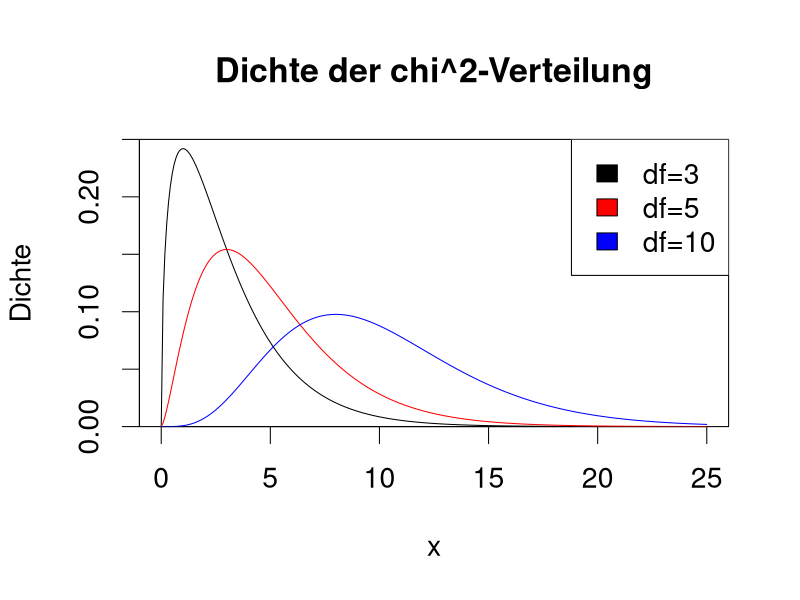

The R source for this figure:
## ---- chunk 1
#| echo: FALSE
x <- seq(from=0, to=25, length=300)
par(cex=1.7)
plot(x, dchisq(x, df=3),
     type="l",
     main="Dichte der chi^2-Verteilung",
     xlab="x",
     ylab="Dichte",
     yaxs="i",
     ylim=c(0, 0.25))
lines(x, dchisq(x, df=5), col="red")
lines(x, dchisq(x, df=10), col="blue")
legend("topright",
       fill=c("black", "red", "blue"),
       legend=c("df=3", "df=5", "df=10"))
## ---- chunk 2
#| echo: FALSE
library(readr)
x <- read_csv("../data/wohnen.csv", col_types = "cc")
x$Wohnzufriedenheit <- factor(x$Wohnzufriedenheit,
                              levels=c("(sehr) unzufr.", 
                                       "es ist okay", 
                                       "zufrieden",
                                       "sehr zufrieden"),
                              ordered=TRUE)
options(width=58)
## ---- chunk 3
# Randverteilung Wohnzufriedenheit
N_zufr <- table(x$Wohnzufriedenheit) 
N_zufr  
J <- length(N_zufr) # =4
## ---- chunk 4
# Randverteilung Wohntyp
N_typ <- table(x$Wohntyp) 
N_typ  
K <- length(N_typ) # =5
## ---- chunk 5
# Gemeinsame Verteilung
N <- table(x$Wohnzufriedenheit, x$Wohntyp)
N  
## ---- chunk 6
n <- sum(N) # Stichprobenumfang
teststat <- 0

for(j in 1:J){
  for(k in 1:K){
    aux <- N_zufr[j]*N_typ[k]/n
    teststat <- teststat + (N[j,k]-aux)^2/(aux)
  }
}
teststat <- as.numeric(teststat)
## ---- chunk 7
# Wert der Teststatistik
teststat

# p-Wert
1-pchisq(teststat, df=(J-1)*(K-1))
## ---- chunk 8
chisq.test(x$Wohntyp, x$Wohnzufriedenheit)
## ---- chunk 9
n_j <- c(271, 204, 145, 90, 81, 48, 47, 66, 48)
pi_j <- log10(1+1/(1:9))
print(data.frame(n_j=n_j, pi_j=pi_j))
## ---- chunk 10
n <- sum(n_j)
teststat <- sum((n_j - n*pi_j)^2 / (n*pi_j))
teststat # Wert der Teststatistik
qchisq(0.95, df=8) # Kritische Grenze
